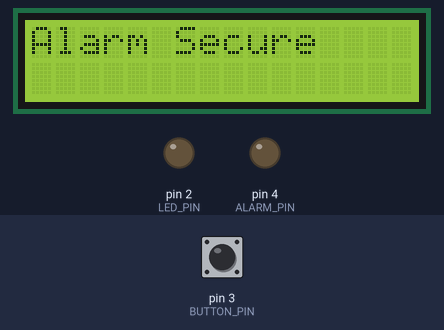
Simulated run of this sketch. Board: Arduino Uno, built with avr-gcc and run on an emulated ATmega328P. On the bench: 16×2 character LCD, output pins drawn as LEDs (lit = HIGH). The test bench sets the inputs (shaded band); at power-on: pin 3 (BUTTON_PIN) LOW.

Above: at 1.2 s.
1.3 s: pin 3 (BUTTON_PIN) pulled HIGH for 0.15 s
At 2.7 s:
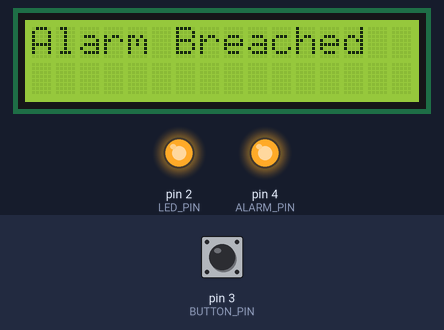
Timing chart, 0 to 4.3 s (numbered marks = the images above; inputs shaded):
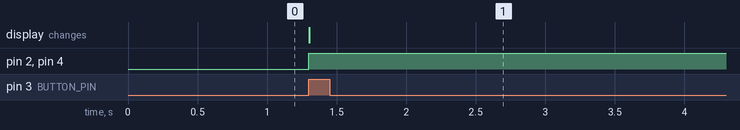

Measured:
- after the input at 1.3 s, pin 2 (LED_PIN), pin 4 (ALARM_PIN): LOW → HIGH at once; the display: changes at once (image 1)

The sketch:

security_alarm.ino
```cpp
#include <LiquidCrystal.h>

#define LED_PIN 2
#define BUTTON_PIN 3
#define ALARM_PIN 4

LiquidCrystal lcd(7, 8, 9, 10, 11, 12);
bool alarmTriggered = false;

void setup() {
  pinMode(LED_PIN, OUTPUT);
  pinMode(ALARM_PIN, OUTPUT);
  pinMode(BUTTON_PIN, INPUT);
  Serial.begin(9600);
  lcd.begin(16, 2);
  lcd.print("Alarm Secur");
}

void loop() {
  if (digitalRead(BUTTON_PIN) == HIGH) {
    alarmTriggered = true;
  }
  if (alarmTriggered) {
    digitalWrite(LED_PIN, HIGH);
    digitalWrite(ALARM_PIN, HIGH);
    lcd.setCursor(0, 0);
    lcd.print("Alarm Breached");
  }
  else {
    digitalWrite(LED_PIN, LOW);
    digitalWrite(ALARM_PIN, LOW);
    lcd.setCursor(0, 0);
    lcd.print("Alarm Secure");
  }
}
```
